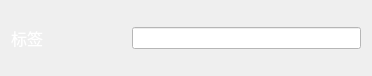
<?xml version="1.0" encoding="UTF-8"?>
<ui version="4.0">
 <class>hzd::QRowEdit</class>
 <widget class="QWidget" name="hzd::QRowEdit">
  <property name="geometry">
   <rect>
    <x>0</x>
    <y>0</y>
    <width>372</width>
    <height>76</height>
   </rect>
  </property>
  <property name="windowTitle">
   <string>QRowEdit</string>
  </property>
  <property name="styleSheet">
   <string notr="true">QLabel{
	color:white;
}
QLineEdit{
	background-color:white;
}</string>
  </property>
  <layout class="QHBoxLayout" name="horizontalLayout" stretch="1,2">
   <item>
    <widget class="QLabel" name="label">
     <property name="font">
      <font>
       <pointsize>12</pointsize>
      </font>
     </property>
     <property name="text">
      <string>标签</string>
     </property>
    </widget>
   </item>
   <item>
    <widget class="QLineEdit" name="lineEdit"/>
   </item>
  </layout>
 </widget>
 <resources/>
 <connections/>
</ui>
